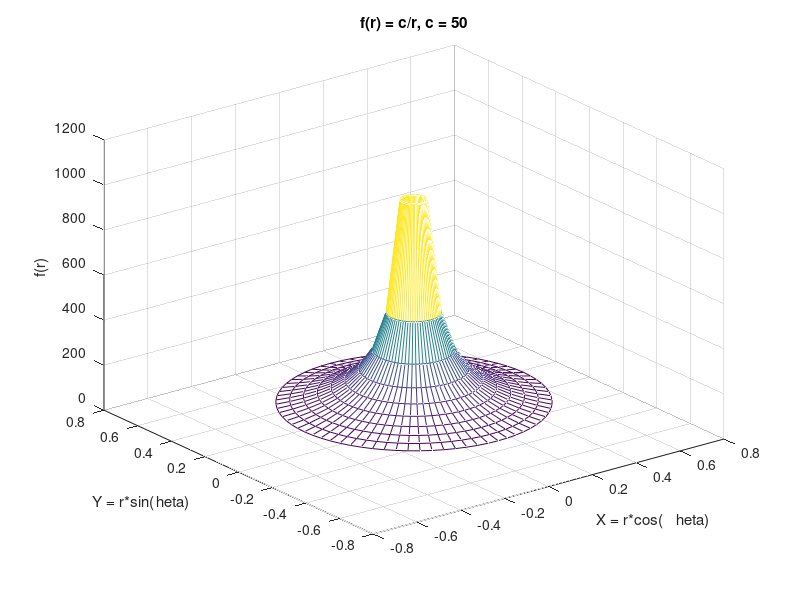
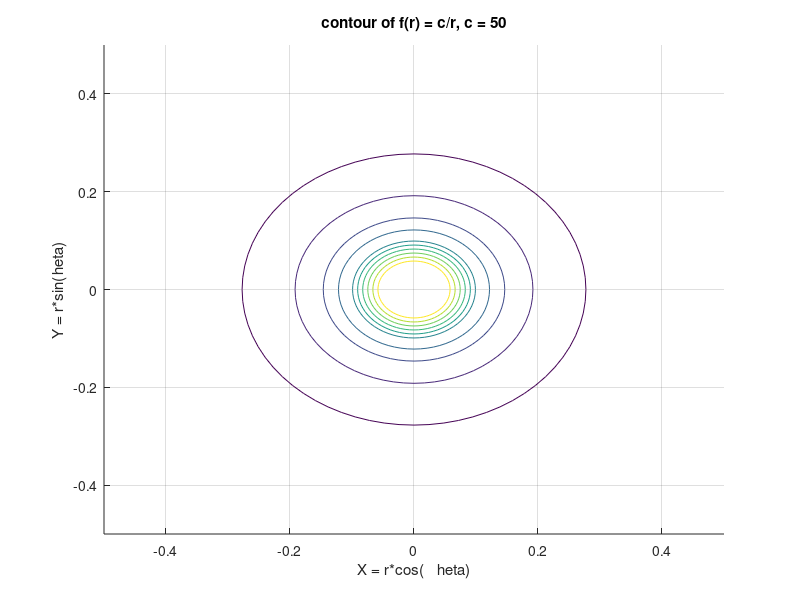
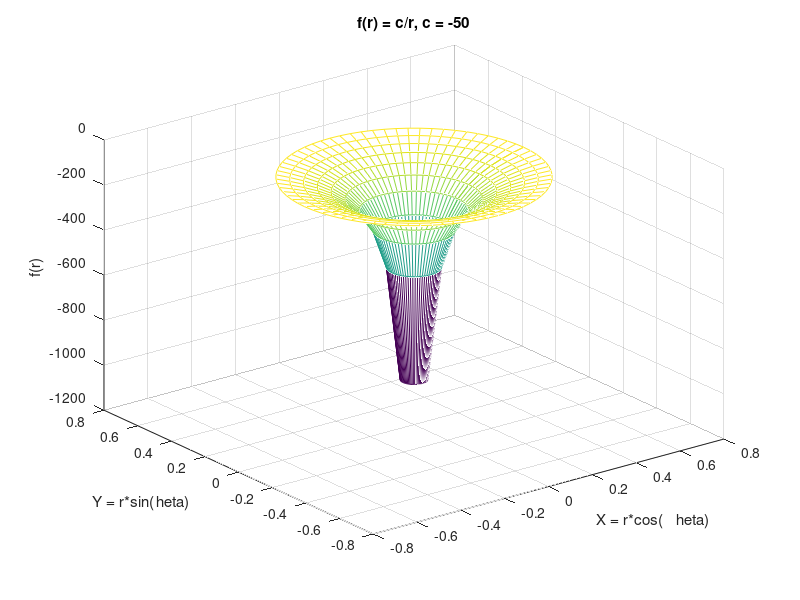
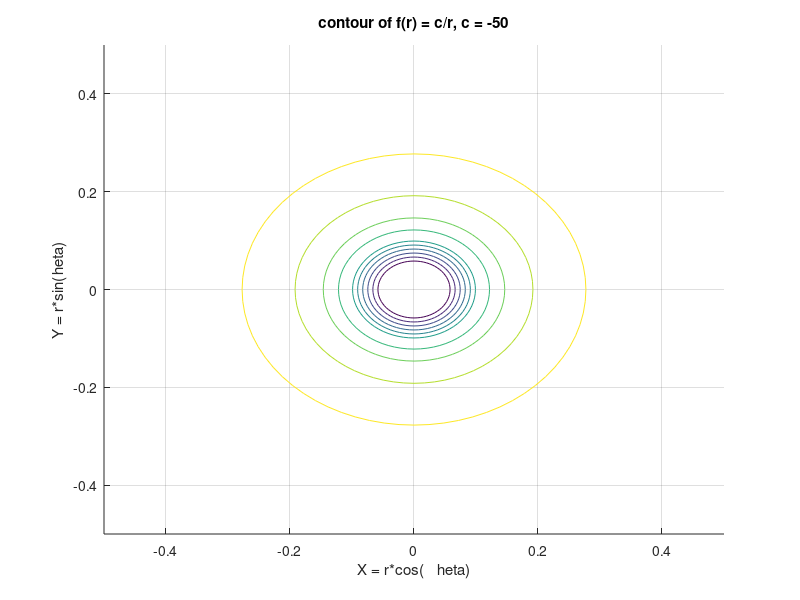

The MATLAB script that drew these images, in order:
function pl6_q2
    %% CALCULATIONS
    r = [0.05 : 0.05 : 0.5] ;
    theta = [0 : 5 : 360] ;
    
    [r, theta] = meshgrid(r , theta) ;
    
    % polar definition of x and y
    x = r.*cosd(theta) ;
    y = r.*sind(theta) ;
    
    % given constant for parts a, b, and c
    c_ab = 50 ;
    c_c = -50 ;
    
    R = sqrt(x.^2 + y.^2) ; % polar definition of R
    
    f_ab = c_ab./R ; % define our function values
    f_c = c_c./R ; % define our function values
    
    %% PLOTTING
    % PART A
    figure(1) ;
    mesh(x, y, f_ab) ;
    xlabel("X = r*cos(\theta)") ;
    ylabel("Y = r*sin(\theta)") ;
    zlabel("f(r)") ;
    title("f(r) = c/r, c = 50") ;
    
    % PART B
    figure(2) ;
    hold on ;
    grid on ;
    contour(x, y, f_ab) ;
    xlabel("X = r*cos(\theta)") ;
    ylabel("Y = r*sin(\theta)") ;
    title("contour of f(r) = c/r, c = 50") ;
    
    % PART C
    figure(3) ;
    mesh(x, y, f_c) ;
    xlabel("X = r*cos(\theta)") ;
    ylabel("Y = r*sin(\theta)") ;
    zlabel("f(r)") ;
    title("f(r) = c/r, c = -50") ;
    
    figure(4) ;
    hold on ;
    grid on ;
    contour(x, y, f_c) ;
    xlabel("X = r*cos(\theta)") ;
    ylabel("Y = r*sin(\theta)") ;
    title("contour of f(r) = c/r, c = -50") ;
    
end